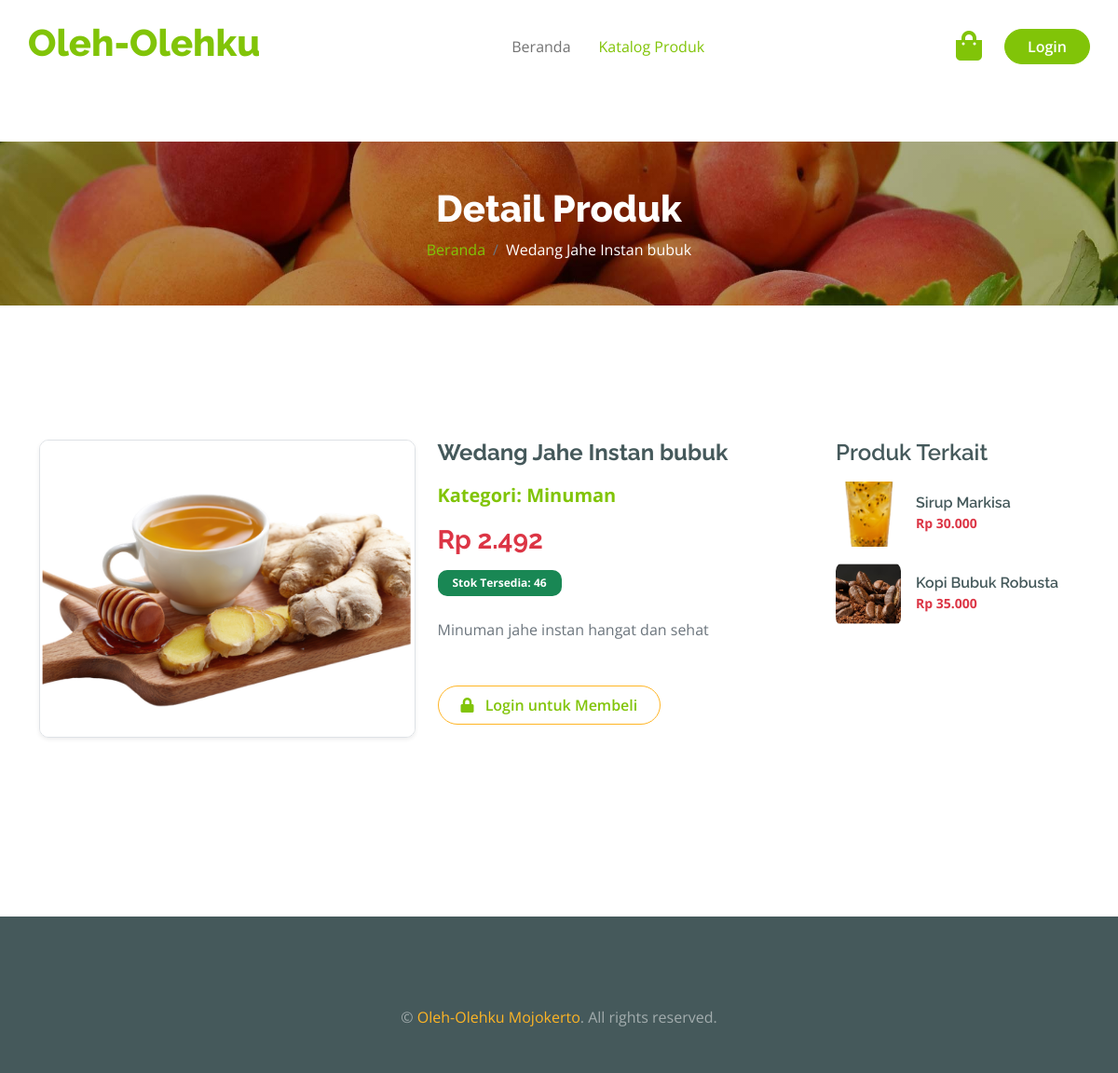
/detail_produk.php?id=9, run on the app's committed database.
### tables this page shows
CREATE TABLE `products` (
  `id_product` int NOT NULL,
  `id_category` int NOT NULL,
  `nama_produk` varchar(100) NOT NULL,
  `deskripsi` text,
  `harga` decimal(10,2) NOT NULL,
  `stok` int NOT NULL,
  `gambar` varchar(255) DEFAULT NULL
);

CREATE TABLE `categories` (
  `id_category` int NOT NULL,
  `nama_kategori` varchar(50) NOT NULL
);

### detail_produk.php (the view, shortened to what this page needs)
<?php
include('config/koneksi.php');
$id_product = mysqli_real_escape_string($conn, $_GET['id']);
$query = "SELECT p.*, c.nama_kategori
          FROM products p
          JOIN categories c ON p.id_category = c.id_category
          WHERE p.id_product = '$id_product'";
$result = mysqli_query($conn, $query);
$produk = mysqli_fetch_assoc($result);
$id_kat = $produk['id_category'];
$query_terkait = mysqli_query($conn, "SELECT * FROM products
                                      WHERE id_category = '$id_kat'
                                      AND id_product != '$id_product'
                                      LIMIT 4");
?>
<!DOCTYPE html>
<html lang="id">
<head>
	<link rel="stylesheet" href="https://use.fontawesome.com/releases/v5.15.4/css/all.css" />
	<link href="https://cdn.jsdelivr.net/npm/bootstrap-icons@1.4.1/font/bootstrap-icons.css" rel="stylesheet">
	<link href="user/lib/lightbox/css/lightbox.min.css" rel="stylesheet">
	<link href="user/lib/owlcarousel/assets/owl.carousel.min.css" rel="stylesheet">
	<link href="user/css/bootstrap.min.css" rel="stylesheet">
	<link href="user/css/style.css" rel="stylesheet">
</head>
<body>
	<div class="container-fluid fixed-top">
		<div class="container px-0">
			<nav class="navbar navbar-light bg-white navbar-expand-xl">
				<a href="index.php" class="navbar-brand">
					<h1 class="text-primary display-6">Oleh-Olehku</h1>
				</a>
				<div class="collapse navbar-collapse bg-white" id="navbarCollapse">
					<div class="navbar-nav mx-auto">
						<a href="index.php" class="nav-item nav-link">Beranda</a>
						<a href="index.php#katalog" class="nav-item nav-link active">Katalog Produk</a>
					</div>
					<div class="d-flex m-3 me-0">
						<a href="cart.php" class="position-relative me-4 my-auto">
							<i class="fa fa-shopping-bag fa-2x text-primary"></i>
						</a>
						<?php if (isset($_SESSION['id_user'])) : ?>
							<a href="logout.php" class="my-auto btn btn-outline-danger">Logout</a>
						<?php else : ?>
							<a href="login.php" class="my-auto btn btn-primary text-white rounded-pill px-4">Login</a>
						<?php endif; ?>
					</div>
				</div>
			</nav>
		</div>
	</div>
	<div class="container-fluid page-header py-5">
		<h1 class="text-center text-white display-6">Detail Produk</h1>
		<ol class="breadcrumb justify-content-center mb-0">
			<li class="breadcrumb-item"><a href="index.php">Beranda</a></li>
			<li class="breadcrumb-item active text-white"><?= $produk['nama_produk']; ?></li>
		</ol>
	</div>
	<div class="container-fluid py-5 mt-5">
		<div class="container py-5">
			<div class="row g-4 mb-5">
				<div class="col-lg-8 col-xl-9">
					<div class="row g-4">
						<div class="col-lg-6">
							<div class="border rounded shadow-sm overflow-hidden">
								<a href="assets/img/produk/<?= $produk['gambar']; ?>" data-lightbox="product-img">
									<img src="assets/img/produk/<?= $produk['gambar']; ?>" class="img-fluid w-100" style="max-height: 450px; object-fit: cover;" alt="<?= $produk['nama_produk']; ?>">
								</a>
							</div>
						</div>
						<div class="col-lg-6 text-start">
							<h4 class="fw-bold mb-3 text-dark"><?= $produk['nama_produk']; ?></h4>
							<p class="mb-3 text-primary fw-bold fs-5">Kategori: <?= $produk['nama_kategori']; ?></p>
							<h5 class="fw-bold mb-3 text-danger fs-3">Rp <?= number_format($produk['harga'], 0, ',', '.'); ?></h5>
							<div class="mb-4">
								<span class="badge <?= $produk['stok'] > 0 ? 'bg-success' : 'bg-danger'; ?> px-3 py-2">
									<?= $produk['stok'] > 0 ? 'Stok Tersedia: ' . $produk['stok'] : 'Stok Habis'; ?>
								</span>
							</div>
							<p class="mb-4 text-muted">
								<?= nl2br($produk['deskripsi']); ?>
							</p>
							<div class="d-flex align-items-center mt-5">
								<?php if (isset($_SESSION['id_user'])) : ?>
									<a href="cart.php?action=add&id=<?= $produk['id_product']; ?>" class="btn border border-secondary rounded-pill px-4 py-2 text-primary">
										<i class="fa fa-shopping-bag me-2 text-primary"></i> Masukkan ke Keranjang
									</a>
								<?php else : ?>
									<a href="login.php?pesan=login_dulu" class="btn border border-secondary rounded-pill px-4 py-2 text-primary">
										<i class="fa fa-lock me-2 text-primary"></i> Login untuk Membeli
									</a>
								<?php endif; ?>
							</div>
						</div>
					</div>
				</div>
				<div class="col-lg-4 col-xl-3">
					<div class="row g-4 fruite">
						<div class="col-lg-12">
							<div class="mb-3">
								<h4>Produk Terkait</h4>
								<ul class="list-unstyled fruite-categorie mt-3">
									<?php
									if (mysqli_num_rows($query_terkait) > 0) :
										while ($terkait = mysqli_fetch_assoc($query_terkait)) :
									?>
											<li>
												<div class="d-flex align-items-center mb-3">
													<img src="assets/img/produk/<?= $terkait['gambar']; ?>" class="img-fluid rounded" style="width: 70px; height: 70px; object-fit: cover;" alt="">
													<div class="ms-3">
														<a href="detail_produk.php?id=<?= $terkait['id_product']; ?>" class="h6 mb-0 d-block"><?= $terkait['nama_produk']; ?></a>
														<small class="text-danger fw-bold">Rp <?= number_format($terkait['harga'], 0, ',', '.'); ?></small>
													</div>
												</div>
											</li>
									<?php
										endwhile;
									else:
										echo "<li><small class='text-muted'>Belum ada produk terkait.</small></li>";
									endif;
									?>
								</ul>
							</div>
						</div>
					</div>
				</div>
			</div>
		</div>
	</div>
	<div class="container-fluid bg-dark text-white-50 footer pt-5 mt-5">
		<div class="container py-5 text-center">
			<p class="mb-0">&copy; <a class="text-secondary" href="#">Oleh-Olehku Mojokerto</a>. All rights reserved.</p>
		</div>
	</div>
</body>
</html>

### user/css/style.css (style rules this page uses)
.btn { font-weight: 600; transition: .5s; }
.btn.border-secondary { transition: 0.5s; }
.fixed-top { transition: 0.5s; background: var(--bs-white); border: 0; }
.navbar .navbar-nav .nav-link { padding: 10px 15px; font-size: 16px; transition: .5s; }
.navbar { height: 100px; border-bottom: 1px solid rgba(255, 255, 255, .1); }
.navbar .navbar-nav .nav-link:hover, .navbar .navbar-nav .nav-link.active, .fixed-top.bg-white .navbar .navbar-nav .nav-link:hover, .fixed-top.bg-white .navbar .navbar-nav .nav-link.active { color: var(--bs-primary); }
.page-header { position: relative; background: linear-gradient(rgba(0, 0, 0, 0.3), rgba(0, 0, 0, 0.3)), url(../img/cart-page-header-img.jpg); background-position: center center; background-repeat: no-repeat; background-size: cover; }
@media (min-width: 992px) { .hero-header, .page-header { margin-top: 152px !important; } }

### data on the page
products: nama_produk "Wedang Jahe Instan bubuk", gambar (picture), id_category.nama_kategori "Minuman", harga "2.492", stok "46", deskripsi "Minuman jahe instan hangat dan sehat"
products: gambar (picture), nama_produk "Sirup Markisa", harga "30.000"
products: gambar (picture), nama_produk "Kopi Bubuk Robusta", harga "35.000"
